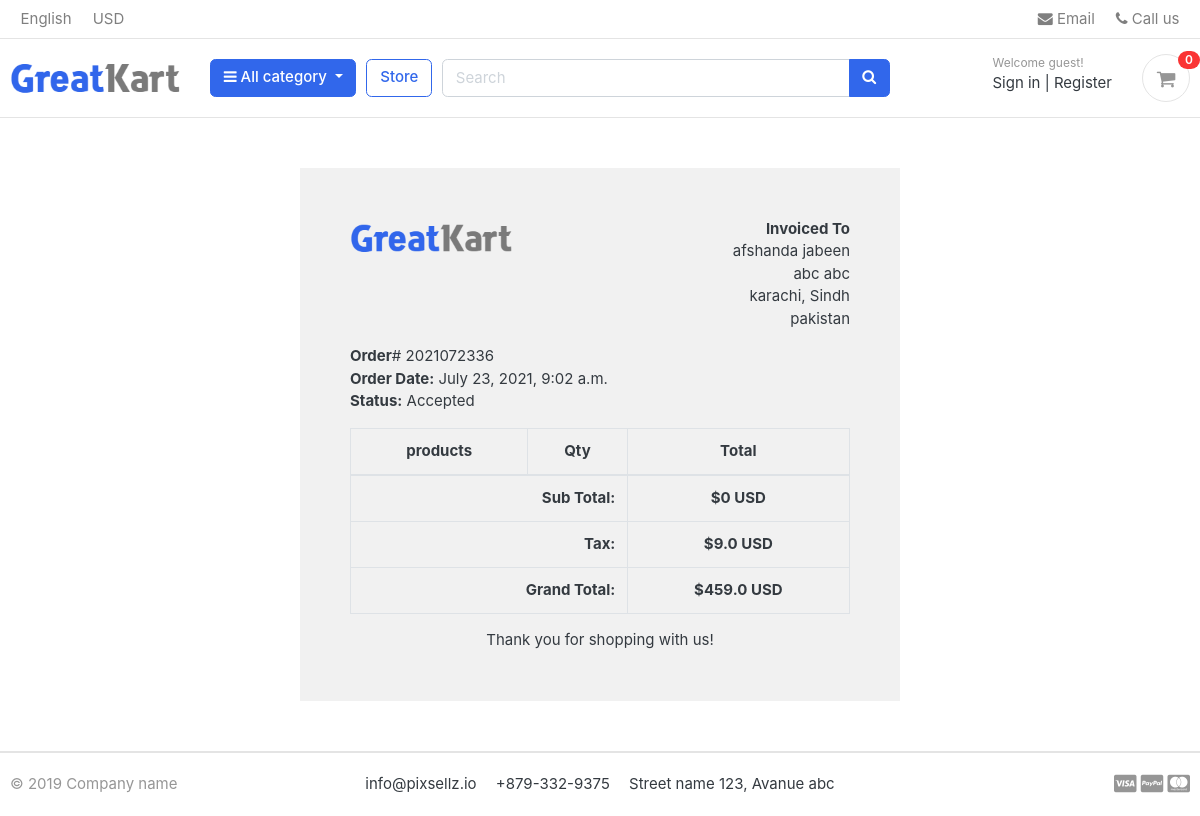
The app's page /account/order_detail/2021072336/ with its own data.
### orders/models.py (models this page shows, shortened)
class Order(models.Model):
    STATUS = (
        ('New', 'New'),
        ('Accepted', 'Accepted'),
        ('Completed', 'Completed'),
        ('Cancelled', 'Cancelled'),
    )
    user = models.ForeignKey(Account, on_delete=models.SET_NULL, null=True)
    payment = models.ForeignKey(Payment, on_delete=models.SET_NULL, blank=True, null=True)
    order_number = models.CharField(max_length=20)
    first_name = models.CharField(max_length=50)
    last_name = models.CharField(max_length=50)
    phone = models.CharField(max_length=15)
    email = models.EmailField(max_length=50)
    address_line_1 = models.CharField(max_length=50)
    address_line_2 = models.CharField(max_length=50, blank=True)
    country = models.CharField(max_length=50)
    state = models.CharField(max_length=50)
    city = models.CharField(max_length=50)
    order_note = models.CharField(max_length=100, blank=True)
    order_total = models.FloatField()
    tax = models.FloatField()
    status = models.CharField(max_length=10, choices=STATUS, default='New')
    ip = models.CharField(blank=True, max_length=20)
    is_ordered = models.BooleanField(default=False)
    created_at = models.DateTimeField(auto_now_add=True)
    updated_at = models.DateTimeField(auto_now=True)
    def full_name(self):
        return f'{self.first_name} {self.last_name}'
    def full_address(self):
        return f'{self.address_line_1} {self.address_line_2}'

class Payment(models.Model):
    user = models.ForeignKey(Account, on_delete=models.CASCADE)
    payment_id = models.CharField(max_length=100)
    payment_method = models.CharField(max_length=100)
    amount_paid = models.CharField(max_length=100)
    status = models.CharField(max_length=100)
    created_at = models.DateTimeField(auto_now_add=True)

### account/views.py (the view)
# urls.py: path('order_detail/<int:order_id>/', views.order_detail, name="order_detail")
def order_detail(request, order_id):
    order_detail = OrderProduct.objects.filter(order__order_number = order_id)
    order = Order.objects.get(order_number = order_id)
    sub_total = 0
    for i in order_detail:
        sub_total += sub_total + (i.product_price )
    context = {
        'order_detail' : order_detail,
        'order' : order,
        'sub_total' : sub_total,
    }
    return render(request, 'account/order_detail.html', context)

### carts/context_processors.py (called while the page is built)
def counter(request):
    cart_count = 0
    if 'admin' in request.path:
        return {}
    else:
        cart = Cart.objects.filter(cart_id= _cart_id(request))
        if request.user.is_authenticated:
            cart_items = CartItem.objects.all().filter(user = request.user)
        else:
            cart_items = CartItem.objects.all().filter(cart = cart[:1])
        try:
            for cart_item in cart_items:
                cart_count += cart_item.qunatity
        except Cart.DoesNotExist:
            cart_count = 0
    return dict(cart_count = cart_count)

### carts/views.py (called while the page is built)
def _cart_id(request):
    cart = request.session.session_key
    if not cart:
        cart = request.session.create()
    return cart

### category/context_processors.py (called while the page is built)
def menu_links(request):
    links = models.category.objects.all()
    return dict(links = links)

### category/models.py (called while the page is built)
    def get_urls(self):
        return reverse('product-by-category', args=[self.slug])

### templates/account/order_detail.html (shortened to what this page needs)
{% extends 'base.html' %}
{% load static%}
{% block content %}
<div class="container" style="margin: 0 auto;width: 50%;padding: 50px;background: #f1f1f1;margin-top: 50px;margin-bottom: 50px;">
    <div class="row invoice row-printable">
        <div class="col-md-12">
            <div class="panel panel-default plain" id="dash_0">
                <div class="panel-body p30">
                    <div class="row">
                        <div class="col-lg-6">
                            <div class="invoice-logo"><img src="{% static '/images/logo.png'%}" alt="Invoice logo" style="max-height: 40px;"></div>
                        </div>
                        <div class="col-lg-6">
                            <div class="invoice-from">
                                <ul class="list-unstyled text-right">
                                    <li><strong>Invoiced To</strong></li>
                                    <li>{{order.full_name}}</li>
                                    <li>{{order.full_address}}</li>
                                    <li>{{order.city}}, {{order.state}}</li>
                                    <li>{{order.country}}</li>
                                </ul>
                            </div>
                        </div>
                        <div class="col-lg-12">
                            <div class="invoice-details mt25">
                                <div class="well">
                                    <ul class="list-unstyled mb0">
                                        <li><strong>Order</strong># {{order.order_number}}</li>
                                        <li><strong>Order Date:</strong> {{ order.created_at }}</li>
                                        <li><strong>Status:</strong> {{order.payment.status}}</li>
                                    </ul>
                                </div>
                            </div>
                            <div class="invoice-items">
                                <div class="table-responsive" style="overflow: hidden; outline: none;" tabindex="0">
                                    <table class="table table-bordered">
                                        <thead>
                                            <tr>
                                                <th class="per70 text-center">products</th>
                                                <th class="per5 text-center">Qty</th>
                                                <th class="per25 text-center">Total</th>
                                            </tr>
                                        </thead>
                                        <tfoot>
                                            <tr>
                                                <th colspan="2" class="text-right">Sub Total:</th>
                                                <th class="text-center">${{sub_total}} USD</th>
                                            </tr>
                                            <tr>
                                                <th colspan="2" class="text-right">Tax:</th>
                                                <th class="text-center">${{order.tax}} USD</th>
                                            </tr>
                                            <tr>
                                                <th colspan="2" class="text-right">Grand Total:</th>
                                                <th class="text-center">${{order.order_total}} USD</th>
                                            </tr>
                                        </tfoot>
                                    </table>
                                </div>
                            </div>
                            <div class="invoice-footer mt25">
                                <p class="text-center">Thank you for shopping with us!</p>
                            </div>
                        </div>
                    </div>
                </div>
            </div>
        </div>
    </div>
    </div>
{% endblock %}

### static/css/ui.css (style rules this page uses)
html { font-family: "Inter", sans-serif; font-size: 15px; }
p:last-child { margin-bottom: 0; }
[class*=list-] li:after { visibility: hidden; display: block; content: ""; overflow: hidden; height: 0; clear: both; }

### records on screen
Order: full_name "afshanda jabeen", full_address "abc abc", city "karachi", state "Sindh", country "pakistan", order_number "2021072336", created_at "July 23, 2021, 9:02 a.m.", payment.status "Accepted", tax "9.0", order_total "459.0"

### other values on screen
{{ cart_count }} "0"
{{ sub_total }} "0"
